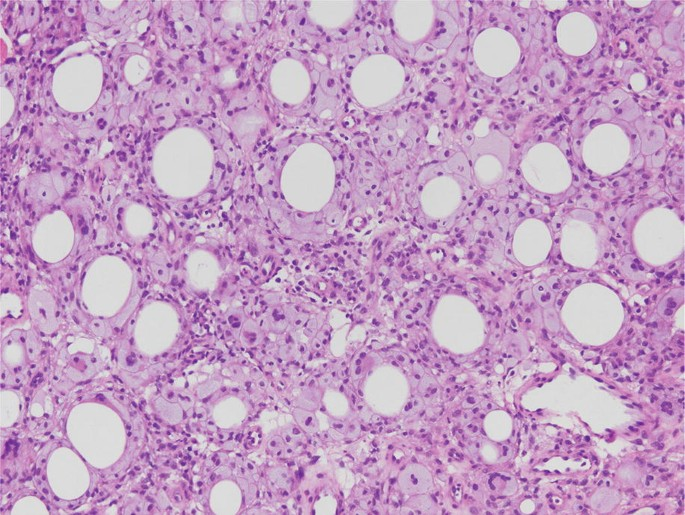
#> input picture year4/semester1/CT404: Graphics & Image Processing/assignments/assignment2/Task1.jpg, 685 x 515 px
$ python 1_single_channel_conversion.py
#> lines starting #> are read from the running program, lines starting #| are printed output that depends on the picture; long printed decimals are rounded
# Task 1: A Morphological image processing pipeline for medical images
# Task 1.1: Conversion to a single channel image
import cv2

# read in original image (in BGR format)
image = cv2.imread("../../Task1.jpg")
#> image is the input picture: shape (515, 685, 3); mean B, G, R 196.2, 158.1, 195.6

# convert to greyscale
greyscale = cv2.cvtColor(image, cv2.COLOR_BGR2GRAY)
cv2.imwrite("./output/greyscale.jpg", greyscale)

# convert to blue channel only
b_channel = image.copy()
b_channel[:, :, 1] = 0
b_channel[:, :, 2] = 0
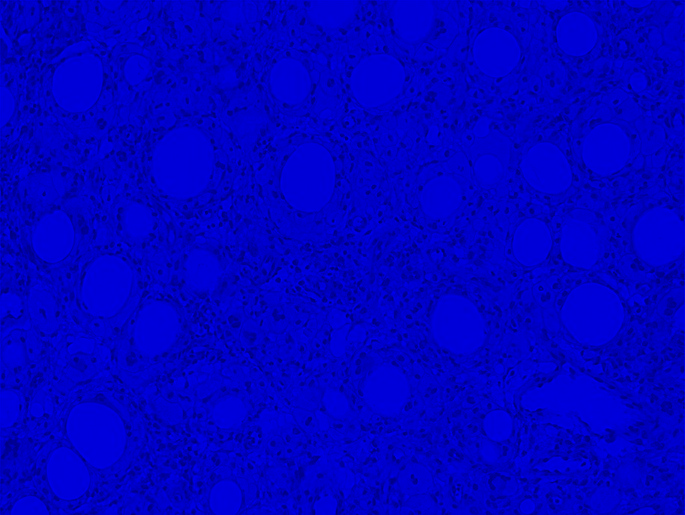
#> b_channel: shape (515, 685, 3); mean B, G, R 196.2, 0, 0
cv2.imwrite("./output/b_channel.jpg", b_channel)

# convert blue channel to greyscale
b_channel_greyscale = cv2.cvtColor(b_channel, cv2.COLOR_BGR2GRAY)
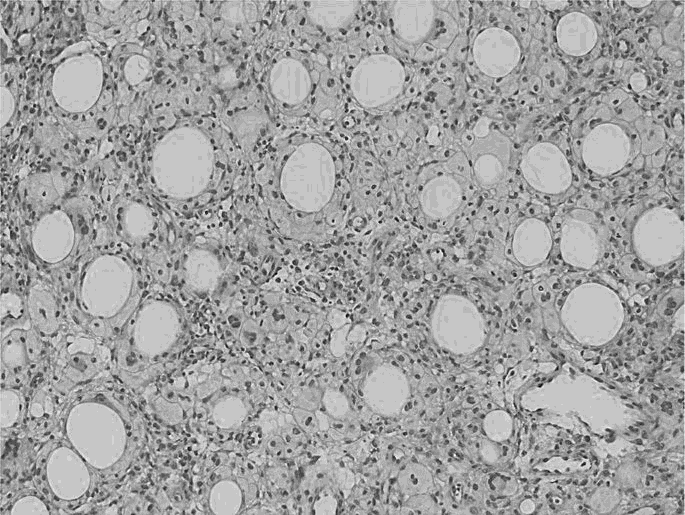
#> b_channel_greyscale: shape (515, 685); min 11, max 29, mean 22.4; drawn with min black and max white
b_channel_greyscale_contrast = b_channel_greyscale.std()
#> b_channel_greyscale_contrast = 2.43
cv2.imwrite("./output/b_channel_greyscale.jpg", b_channel_greyscale)

# convert to green channel only
g_channel = image.copy()
g_channel[:, :, 0] = 0
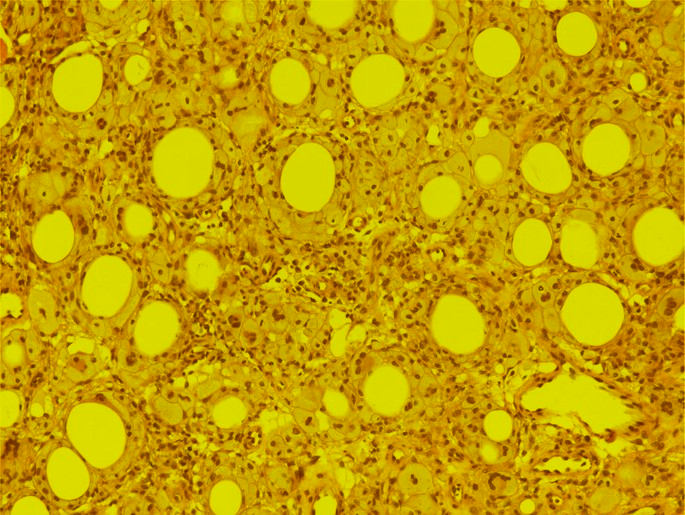
#> g_channel: shape (515, 685, 3); mean B, G, R 0, 158.1, 195.6
g_channel[:, :, 2] = 0
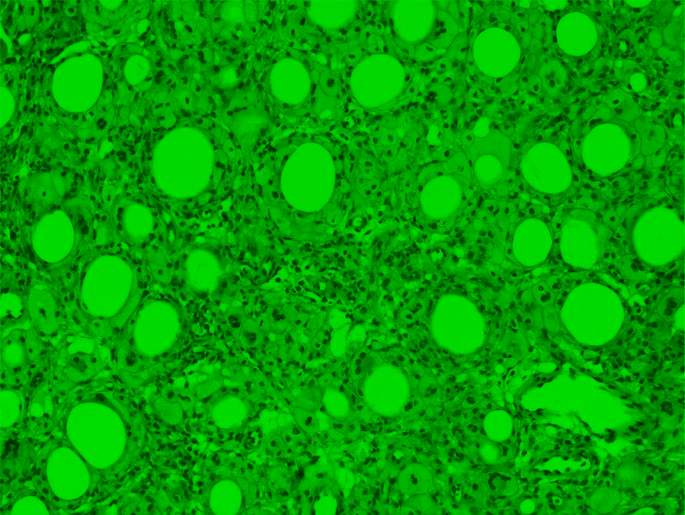
#> g_channel: shape (515, 685, 3); mean B, G, R 0, 158.1, 0
cv2.imwrite("./output/g_channel.jpg", g_channel)

# convert green channel to greyscale
g_channel_greyscale = cv2.cvtColor(g_channel, cv2.COLOR_BGR2GRAY)
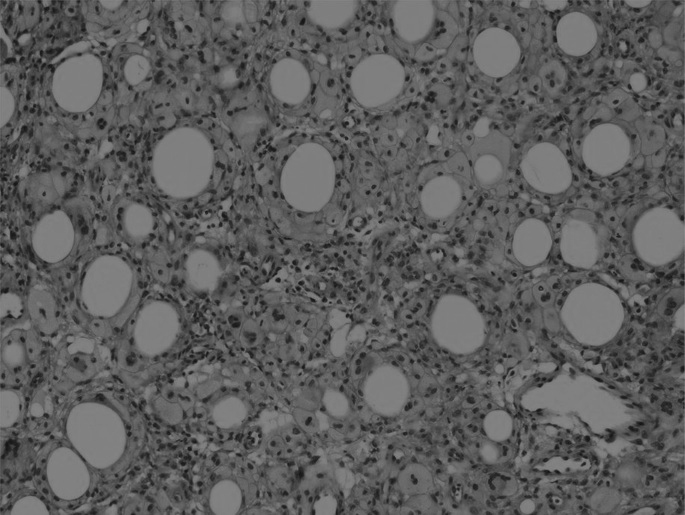
#> g_channel_greyscale: shape (515, 685); min 18, max 139, mean 92.8
g_channel_greyscale_contrast = g_channel_greyscale.std()
#> g_channel_greyscale_contrast = 23.47
cv2.imwrite("./output/g_channel_greyscale.jpg", g_channel_greyscale)

# convert to red channel only
r_channel = image.copy()
r_channel[:, :, 0] = 0
r_channel[:, :, 1] = 0
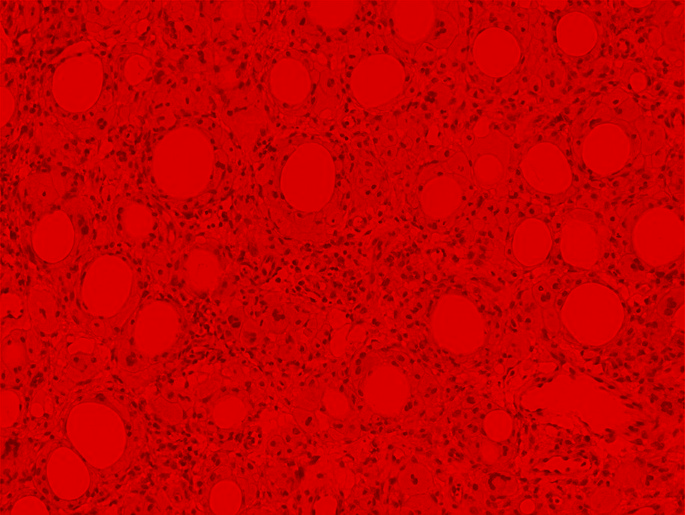
#> r_channel: shape (515, 685, 3); mean B, G, R 0, 0, 195.6
cv2.imwrite("./output/r_channel.jpg", r_channel)

# convert red channel to greyscale
r_channel_greyscale = cv2.cvtColor(r_channel, cv2.COLOR_BGR2GRAY)
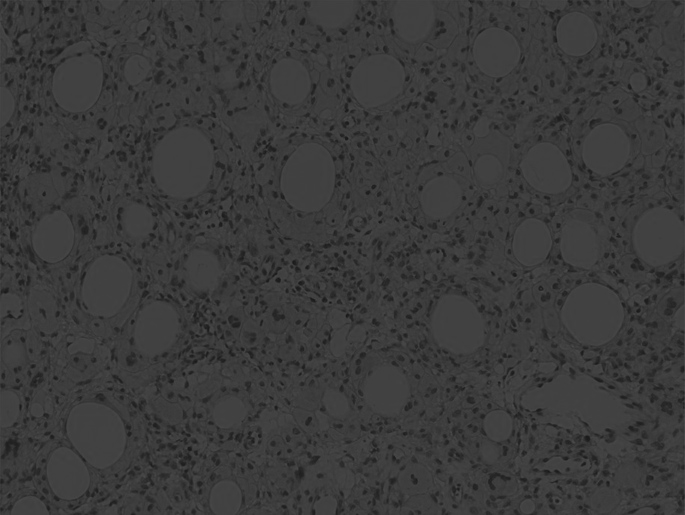
#> r_channel_greyscale: shape (515, 685); min 24, max 75, mean 58.5
r_channel_greyscale_contrast = r_channel_greyscale.std()
#> r_channel_greyscale_contrast = 7.17
cv2.imwrite("./output/r_channel_greyscale.jpg", g_channel_greyscale)

# assess objectively which allows most contrast
print("Blue Channel Greyscale Contrast: "  + str(b_channel_greyscale_contrast))
#| Blue Channel Greyscale Contrast: 2.426
print("Green Channel Greyscale Contrast: " + str(g_channel_greyscale_contrast))
#| Green Channel Greyscale Contrast: 23.469
print("Red Channel Greyscale Contrast: "   + str(r_channel_greyscale_contrast))
#| Red Channel Greyscale Contrast: 7.168

$ run again, with year4/semester1/CT404: Graphics & Image Processing/assignments/assignment2/Task2.jpg copied over year4/semester1/CT404: Graphics & Image Processing/assignments/assignment2/Task1.jpg
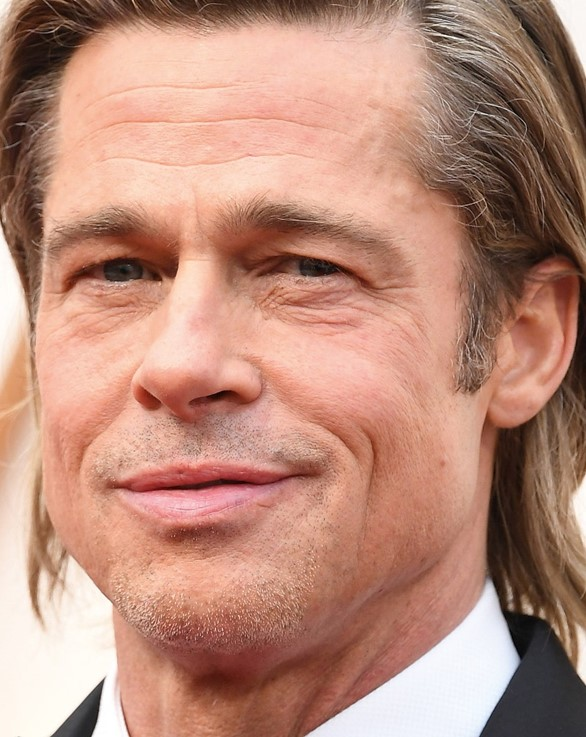
#> input picture year4/semester1/CT404: Graphics & Image Processing/assignments/assignment2/Task2.jpg, 586 x 737 px
#> image is the input picture: shape (737, 586, 3); mean B, G, R 122.6, 139.8, 186.1
#> b_channel_greyscale_contrast = 6.86
#> `g_channel_greyscale = cv2.cvtColor(g_channel, cv2.COLOR_BGR2GRAY)`:
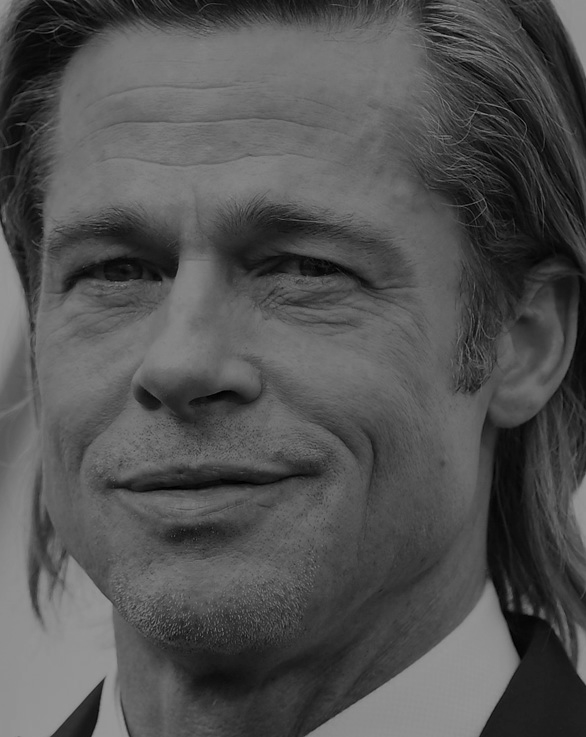
#> g_channel_greyscale: shape (737, 586); min 0, max 150, mean 82.1
#> g_channel_greyscale_contrast = 35.15
#> `r_channel_greyscale = cv2.cvtColor(r_channel, cv2.COLOR_BGR2GRAY)`:
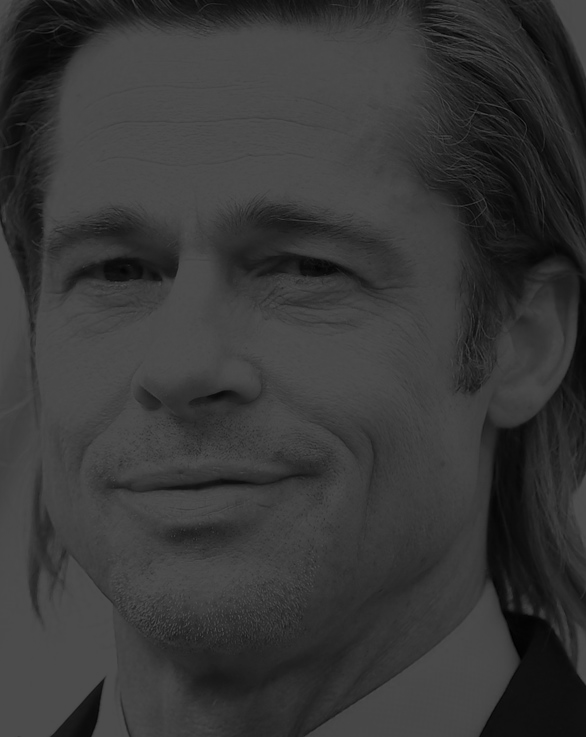
#> r_channel_greyscale: shape (737, 586); min 0, max 76, mean 55.6
#> r_channel_greyscale_contrast = 18.57
#| Blue Channel Greyscale Contrast: 6.863
#| Green Channel Greyscale Contrast: 35.151
#| Red Channel Greyscale Contrast: 18.575
